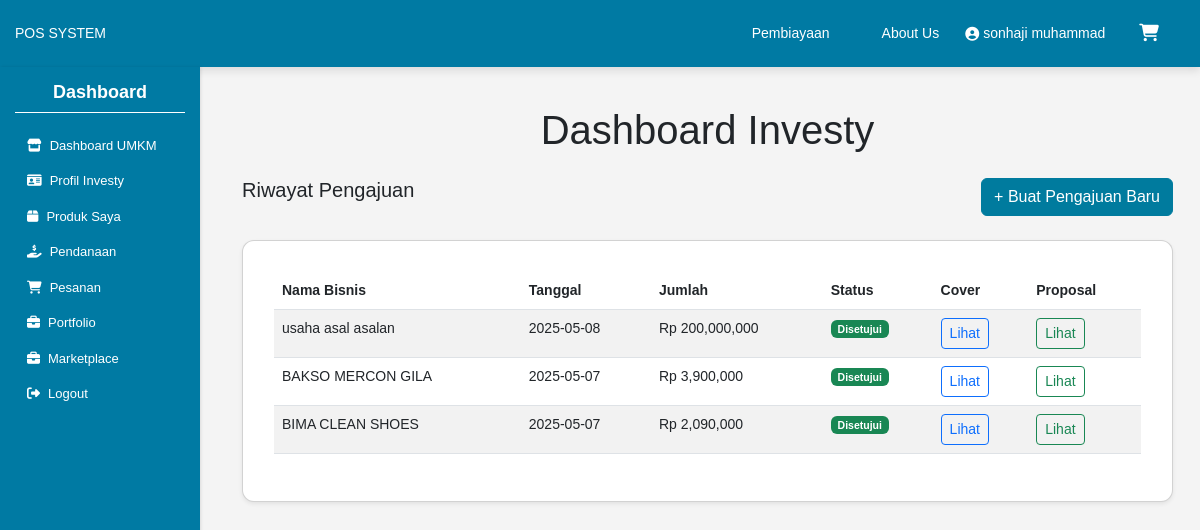
Screenshot of /pengajuan_pendanaan (signed in) with the database file from the repository.
### tables this page shows
CREATE TABLE crowdfunding_requests (
    id INTEGER PRIMARY KEY,
    business_name TEXT,
    investy_id INTEGER,
    amount INTEGER,
    description TEXT,
    status TEXT,
    document TEXT,
    created_at TEXT,
    cover_image TEXT
, funded_amount REAL DEFAULT 0, saldo INTEGER DEFAULT 0);

### hello.py (the view)
@app.route('/pengajuan_pendanaan')
def pengajuan_pendanaan():
    if 'user_id' not in session:
        return redirect(url_for('login'))
    user_id = session['user_id']
    conn = get_db_connection()
    cursor = conn.cursor()
    profil = cursor.execute('SELECT * FROM investy_profiles WHERE user_id = ?', (user_id,)).fetchone()
    if not profil:
        conn.close()
        flash('Silakan lengkapi profil dan rekening Investy terlebih dahulu.', 'warning')
        return redirect(url_for('profil_investy'))  # Route ke halaman form profil
    pengajuan = cursor.execute('''
        SELECT * FROM crowdfunding_requests
        WHERE investy_id = ?
        ORDER BY created_at DESC
    ''', (user_id,)).fetchall()
    conn.close()
    return render_template('investy_pendanaan.html', requests=pengajuan)

### database.py (called while the page is built)
def get_db_connection():
    conn = sqlite3.connect(DATABASE_NAME)
    conn.row_factory = sqlite3.Row  # Mengembalikan hasil dalam bentuk dictionary
    return conn

### templates/investy_pendanaan.html (shortened to what this page needs)
{% extends 'dashboard.html' %}
{% block content %}
<div class="container py-4">
  <h1 class="text-center mb-4">Dashboard Investy</h1>
  <div class="d-flex justify-content-between mb-4">
    <h5>Riwayat Pengajuan</h5>
    <a href="{{ url_for('buat_pengajuan') }}" class="btn btn-primary">+ Buat Pengajuan Baru</a>
  </div>
  <div class="card shadow-sm">
    <div class="card-body">
      <table class="table table-striped">
        <thead>
          <tr>
            <th>Nama Bisnis</th>
            <th>Tanggal</th>
            <th>Jumlah</th>
            <th>Status</th>
            <th>Cover</th>
            <th>Proposal</th>
          </tr>
        </thead>
        <tbody>
          {% for req in requests %}
          <tr>
            <td>{{ req.business_name }}</td>
            <td>{{ req.created_at }}</td>
            <td>Rp {{ "{:,.0f}".format(req.amount) }}</td>
            <td>
              {% if req.status == 'pending' %}
                  <span class="badge bg-warning text-dark">Menunggu</span>
              {% elif req.status == 'approved' %}
                  <span class="badge bg-success">Disetujui</span>
              {% elif req.status == 'rejected' %}
                  <span class="badge bg-danger">Ditolak</span>
              {% else %}
                  <span class="badge bg-secondary">{{ req.status }}</span>
              {% endif %}
            </td>
            <td>
              {% if req.cover_image %}
                <a href="{{ url_for('static', filename='uploads/' ~ req.cover_image) }}" target="_blank" class="btn btn-sm btn-outline-primary">Lihat</a>
              {% else %}
                <form action="{{ url_for('upload_cover', request_id=req.id) }}" method="POST" enctype="multipart/form-data" class="d-inline">
                  <input type="file" name="cover_image" class="form-control form-control-sm d-inline w-auto">
                  <button type="submit" class="btn btn-sm btn-primary">Upload</button>
                </form>
              {% endif %}
            </td>
            <td>
                {% if req.document %}
                  <a href="{{ url_for('static', filename='uploads/' ~ req.document) }}" target="_blank" class="btn btn-sm btn-outline-success">Lihat</a>
                {% else %}
                  <form action="{{ url_for('upload_document', request_id=req.id) }}" method="post" enctype="multipart/form-data">
                    <input type="file" name="document" class="form-control form-control-sm d-inline w-auto">
                    <button type="submit" class="btn btn-sm btn-success">Upload</button>
                  </form>
                {% endif %}
              </td>
          </tr>
          {% endfor %}
        </tbody>
      </table>
    </div>
  </div>
</div>
{% endblock %}

### static/css/dashboard.css (style rules this page uses)
body { font-family: 'Poppins', Arial, sans-serif; font-size: 14px; margin: 0; padding: 0; box-sizing: border-box; background-color: #f4f4f4; }
.card { border-radius: 12px; box-shadow: 0 4px 12px rgba(0, 0, 0, 0.05); padding: 15px; background-color: white; margin-bottom: 20px; transition: all 0.3s ease; }

### rows the page displays
crowdfunding_requests: business_name "usaha asal asalan", created_at "2025-05-08", amount "200,000,000", status "Disetujui"
crowdfunding_requests: business_name "BAKSO MERCON GILA", created_at "2025-05-07", amount "3,900,000", status "Disetujui"
crowdfunding_requests: business_name "BIMA CLEAN SHOES", created_at "2025-05-07", amount "2,090,000", status "Disetujui"

### other values shown
{{ session['fullname'] }} "sonhaji muhammad"
